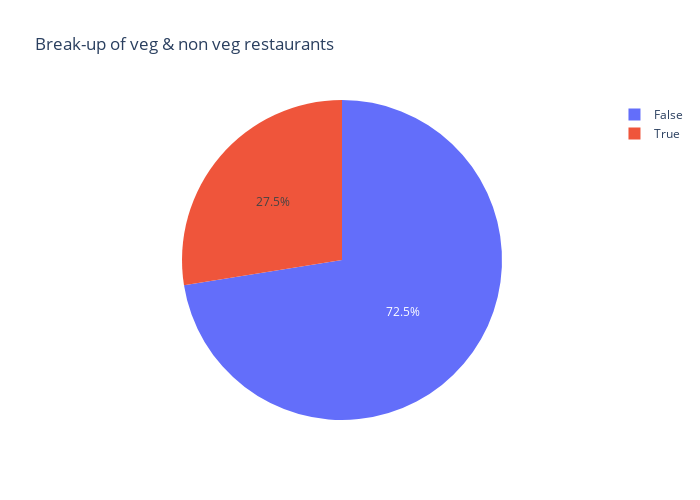

Write notebook code for a chart like this one.
### Code cell
dat3 = go.Pie(values=veg_nveg.no_of_rest,labels=veg_nveg.Veg)
lay3 = go.Layout(title='Break-up of veg & non veg restaurants',width=700,height=500)
fig3= go.Figure(dat3,lay3)
py.iplot(fig3,filename='abc2')

#Pre dominantly veg restaurants (72.5% of total)

### Figure 1 — Plotly figure (JSON) as saved in the notebook; plotly's stock layout.template omitted (floating-point values rounded to 4 significant figures)
{"data": [{"labels": ["False", "True"], "type": "pie", "values": [23054, 8750]}], "layout": {"height": 500, "title": {"text": "Break-up of veg & non veg restaurants"}, "width": 700}}
